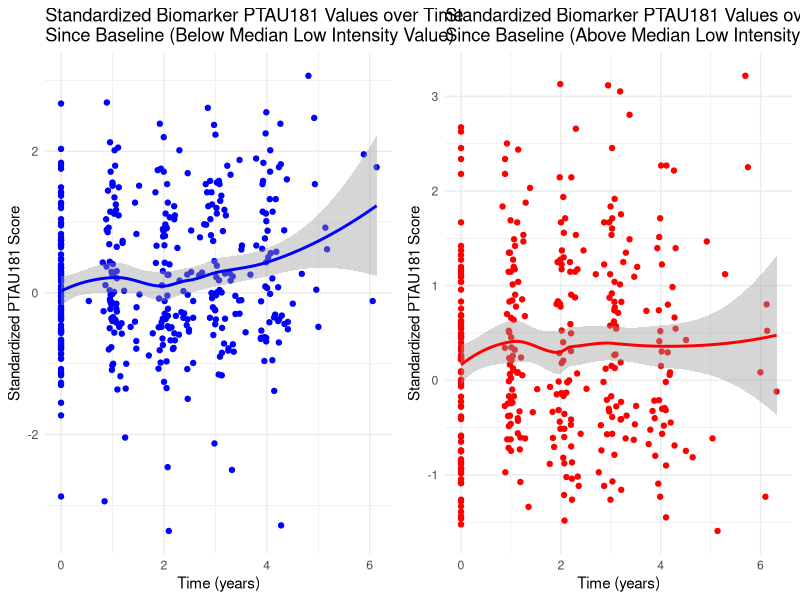
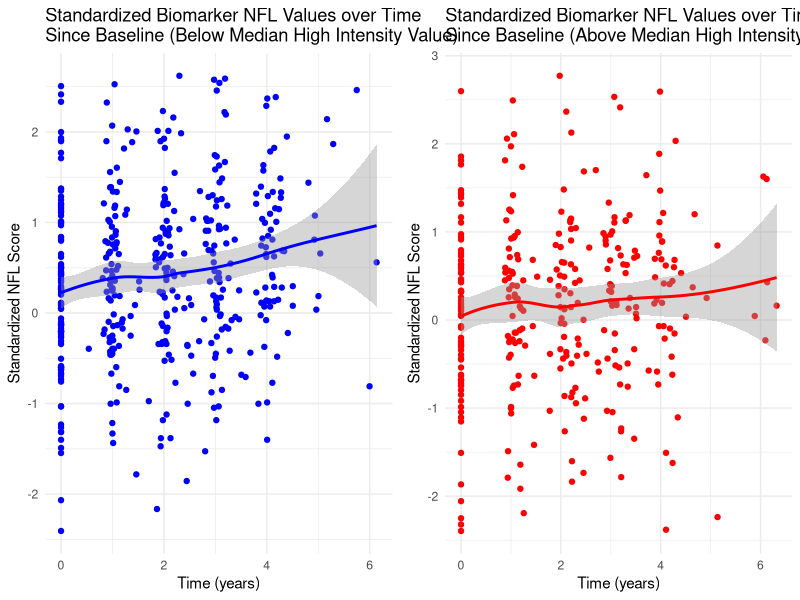
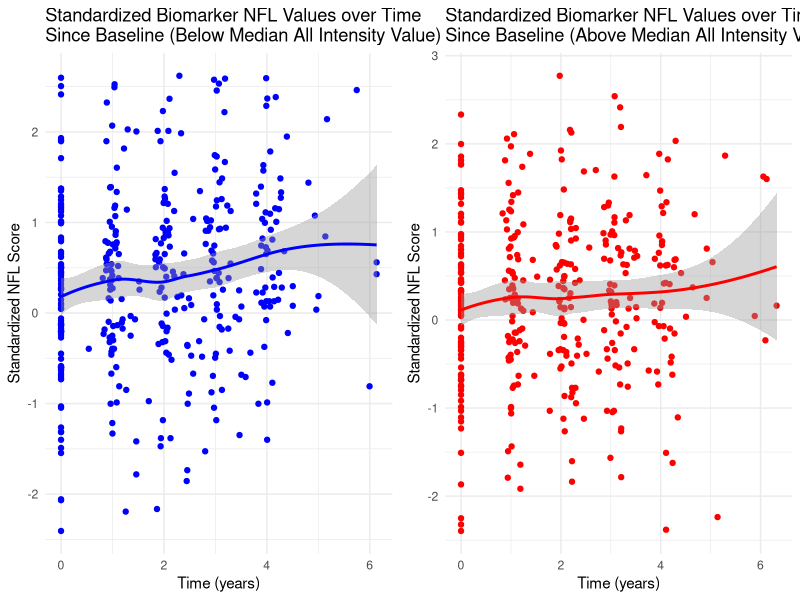

Reproduce these figures in R, in order.
## ---- chunk 1
knitr::opts_chunk$set(message = FALSE, warning = FALSE, comment = NA,
                      fig.align = "center", fig.height = 6, fig.width = 12)
library(readxl)
library(tidyverse)
library(mice)
library(knitr)
library(here)
library(kableExtra)
library(gridExtra)
library(ggplot2)
library(cowplot)
library(lmerTest) # mixed linear model
## ---- chunk 2
data_champs_clean <- read.csv(here("processed-data/CHAMPS_clean_data.csv"), 
                              row.names = 1, check.names = FALSE)

# only contain baseline info for each patient
# calculate follow up time 
data_champs_clean_bl <- data_champs_clean %>%
  group_by(SUBJECT_ID) %>%
  mutate(follow_up_time = max(AgeAtVisit) - Age_CHAMPS) %>%
  fill(follow_up_time, .direction = "downup") %>%
  mutate(n_ntk = n()) %>%
  slice_head(n = 1) %>%
  ungroup()

summary_stats <- data.frame(
  # Total number of participants
  N = nrow(data_champs_clean_bl),

  # Number with a diagnosis of MCI or dementia at last visit
  N_with_MCI_dementia = sum(data_champs_clean$fup_Dx == 1, na.rm = TRUE),
  
  # Number of participants with 'Subject_ID' ≥ 400
  N_participants_400 = sum(data_champs_clean_bl$SUBJECT_ID >= 400, na.rm = TRUE),
  
  # Mean (SD) Age_CHAMPS
  Mean_Age_CHAMPS = sprintf("%.2f (%.2f)", mean(data_champs_clean_bl$Age_CHAMPS, na.rm = TRUE), sd(data_champs_clean_bl$Age_CHAMPS, na.rm = TRUE)),
  
  # Range of Age_CHAMPS
  Range_Age_CHAMPS = sprintf("(%.2f, %.2f)", min(data_champs_clean_bl$Age_CHAMPS, na.rm = TRUE), max(data_champs_clean_bl$Age_CHAMPS, na.rm = TRUE)),
  
  # N (%) female sex
  N_female = sum(data_champs_clean_bl$Sex_F == 1, na.rm = TRUE),
  Percent_female = sprintf("%.2f%%", (sum(data_champs_clean_bl$Sex_F == 1, na.rm = TRUE) / nrow(data_champs_clean_bl)) * 100),
  
  # Mean (SD) years of education
  Mean_EDUC = sprintf("%.2f (%.2f)", mean(data_champs_clean_bl$EDUC, na.rm = TRUE), sd(data_champs_clean_bl$EDUC, na.rm = TRUE)),
  
  # N (%) White race
  N_white = sum(data_champs_clean_bl$Race_White == 1, na.rm = TRUE),
  Percent_white = sprintf("%.2f%%", (sum(data_champs_clean_bl$Race_White == 1, na.rm = TRUE) / nrow(data_champs_clean_bl)) * 100),
  
  # N (%) APOE4 carriers
  N_APOE4 = sum(data_champs_clean_bl$APOE4 == 1, na.rm = TRUE),
  Percent_APOE4 = sprintf("%.2f%%", (sum(data_champs_clean_bl$APOE4 == 1, na.rm = TRUE) / nrow(data_champs_clean_bl)) * 100),
  
  # Mean (SD) years of follow-up
  Mean_Followup = sprintf("%.2f (%.2f)", mean(data_champs_clean_bl$follow_up_time, na.rm = TRUE), sd(data_champs_clean_bl$follow_up_time, na.rm = TRUE)),
  
  # Range of years of follow-up
  Range_Followup = sprintf("(%.2f, %.2f)", min(data_champs_clean_bl$follow_up_time, na.rm = TRUE), max(data_champs_clean_bl$follow_up_time, na.rm = TRUE)),
  
  # Mean (SD) number of blood biomarker measures
  Mean_Biomarkers = sprintf("%.2f (%.2f)", mean(data_champs_clean_bl$n_ntk, na.rm = TRUE), sd(data_champs_clean_bl$n_ntk, na.rm = TRUE)),
  
  # Range of number of blood biomarker measures
  Range_Biomarkers = sprintf("(%.2f, %.2f)", min(data_champs_clean_bl$n_ntk, na.rm = TRUE), max(data_champs_clean_bl$n_ntk, na.rm = TRUE)),
  
  # Mean (SD) time (in years) 
  Mean_Time = sprintf("%.2f (%.2f)", mean(data_champs_clean_bl$Age_NTK_bl - data_champs_clean_bl$Age_CHAMPS, na.rm = TRUE), sd(data_champs_clean_bl$Age_NTK_bl - data_champs_clean_bl$Age_CHAMPS, na.rm = TRUE)),
  
  # Mean Range (min, max) time (in years) 
  Range_Time = sprintf("(%.2f, %.2f)", min(data_champs_clean_bl$Age_NTK_bl - data_champs_clean_bl$Age_CHAMPS, na.rm = TRUE), max(data_champs_clean_bl$Age_NTK_bl - data_champs_clean_bl$Age_CHAMPS, na.rm = TRUE)),
  
  # Mean (SD) LOW_INT_FREQ
  Mean_LOW_INT = sprintf("%.2f (%.2f)", mean(data_champs_clean_bl$LOW_INT_FREQ, na.rm = TRUE), sd(data_champs_clean_bl$LOW_INT_FREQ, na.rm = TRUE)),
  
  # Mean (SD) HI_INT_FREQ
  Mean_HI_INT = sprintf("%.2f (%.2f)", mean(data_champs_clean_bl$HIGH_INT_FREQ, na.rm = TRUE), sd(data_champs_clean_bl$HIGH_INT_FREQ, na.rm = TRUE)),
  
  # Mean (SD) ALL_INT_FREQ
  Mean_ALL_INT = sprintf("%.2f (%.2f)", mean(data_champs_clean_bl$ALL_INT_FREQ, na.rm = TRUE), sd(data_champs_clean_bl$ALL_INT_FREQ, na.rm = TRUE)),
  
  # Mean (SD) BMI
  Mean_BMI = sprintf("%.2f (%.2f)", mean(data_champs_clean_bl$BMI, na.rm = TRUE), sd(data_champs_clean_bl$BMI, na.rm = TRUE)),
  
  # Mean (SD) GFAP at baseline CHAMPS
  Mean_GFAP = sprintf("%.2f (%.2f)", mean(data_champs_clean_bl[data_champs_clean_bl$GFAP_outlier==0,]$GFAP, na.rm = TRUE), sd(data_champs_clean_bl[data_champs_clean_bl$GFAP_outlier==0,]$GFAP, na.rm = TRUE)),
  
  # Mean (SD) NFL at baseline CHAMPS
  Mean_NFL = sprintf("%.2f (%.2f)", mean(data_champs_clean_bl[data_champs_clean_bl$NFL_outlier==0,]$NFL, na.rm = TRUE), sd(data_champs_clean_bl[data_champs_clean_bl$NFL_outlier==0,]$NFL, na.rm = TRUE)),
  
  # Mean (SD) PTAU181 at baseline CHAMPS
  Mean_PTAU181 = sprintf("%.2f (%.2f)", mean(data_champs_clean_bl[data_champs_clean_bl$PTAU181_outlier==0,]$PTAU181, na.rm = TRUE), sd(data_champs_clean_bl[data_champs_clean_bl$PTAU181_outlier==0,]$PTAU181, na.rm = TRUE)),
  
  # Mean (SD) AB42AB40 at baseline CHAMPS
  Mean_AB42AB40 = sprintf("%.2f (%.2f)", mean(data_champs_clean_bl[data_champs_clean_bl$AB42AB40_outlier==0,]$AB42AB40, na.rm = TRUE), sd(data_champs_clean_bl[data_champs_clean_bl$AB42AB40_outlier==0,]$AB42AB40, na.rm = TRUE)),
  
  # Mean (SD) PTAU181_AB42AB40 at baseline CHAMPS
  Mean_PTAU181_AB42AB40 = sprintf("%.2f (%.2f)", mean(data_champs_clean_bl[data_champs_clean_bl$AB42AB40_outlier==0 & data_champs_clean_bl$PTAU181_outlier==0,]$PTAU181_AB42AB40, na.rm = TRUE), sd(data_champs_clean_bl[data_champs_clean_bl$AB42AB40_outlier==0 & data_champs_clean_bl$PTAU181_outlier==0,]$PTAU181_AB42AB40, na.rm = TRUE)),
  
  # Mean (SD) sTREM2 at baseline CHAMPS
  Mean_sTREM2 = sprintf("%.2f (%.2f)", mean(data_champs_clean_bl[data_champs_clean_bl$sTREM2_outlier==0,]$sTREM2, na.rm = TRUE), sd(data_champs_clean_bl[data_champs_clean_bl$sTREM2_outlier==0,]$sTREM2, na.rm = TRUE)),
  
  # Mean (SD) YKL40 at baseline CHAMPS
  Mean_YKL40 = sprintf("%.2f (%.2f)", mean(data_champs_clean_bl[data_champs_clean_bl$YKL40_outlier==0,]$YKL40, na.rm = TRUE), sd(data_champs_clean_bl[data_champs_clean_bl$YKL40_outlier==0,]$YKL40, na.rm = TRUE))
)
## ---- chunk 3
summary_stats <- as.data.frame(t(summary_stats))
summary_stats$Variable = c("N", 
                           "N with a diagnosis of MCI or dementia at last visit (‘fup_Dx’ = 1)",
                           "N participants with ‘Subject_ID’ ≥ 400 *",
                           "Mean (SD) Age_CHAMPS", 
                           "Range (min, max) Age_CHAMPS", 
                           "N female sex (‘Sex_F’ = 1)", 
                           "% female sex (‘Sex_F’ = 1)", 
                           "Mean (SD) years of education (‘EDUC’) ",
                           "N White race (‘Race_White’ = 1)", 
                           "% White race (‘Race_White’ = 1)", 
                           "N APOE4 carriers (‘APOE4’ = 1)",
                           "% APOE4 carriers (‘APOE4’ = 1)",
                           "Mean (SD) years of follow-up (baseline CHAMPS to last blood biomarker measure)",
                           "Range (min, max) years of follow-up (baseline CHAMPS to last blood biomarker measure)", 
                           "Mean (SD) number of blood biomarker measures over time", 
                           "Range (min, max) number of blood biomarker measures over time",
                           "Mean (SD) time (in years) between baseline CHAMPS and associated baseline blood biomarker measure",
                           "Range (min, max) time (in years) between baseline CHAMPS and associated baseline blood biomarker measure", 
                           "Mean (SD) LOW_INT_FREQ", 
                           "Mean (SD) HI_INT_FREQ",
                           "Mean (SD) ALL_INT_FREQ",
                           "Mean (SD) BMI", 
                           "Mean (SD) GFAP at baseline actigraphy", 
                           "Mean (SD) NFL at baseline actigraphy", 
                           "Mean (SD) PTAU181 at baseline actigraphy", 
                           "Mean (SD) AB42AB40 at baseline actigraphy", 
                           "Mean (SD) PTAU181_AB42AB40 at baseline actigraphy", 
                           "Mean (SD) sTREM2 at baseline actigraphy", 
                           "Mean (SD) YKL40 at baseline actigraphy"
)
colnames(summary_stats) = c("Participants in analyses", "")

summary_stats %>%
  kable(caption = "Descriptive Statistics for Participants Included in the CHAMPS Analyses")
## ---- chunk 4
model_vars = c("Age_CHAMPS_z", "bl_sex", "bl_APOE4", "bl_BMI_z", "bl_low_z", 
               "bl_high_z","bl_all_z","time")

# mutate baseline characteristics
data_champs_model <- data_champs_clean %>%
  mutate(time = AgeAtVisit - Age_CHAMPS) %>%
  arrange(SUBJECT_ID, VISITNO) %>%
  group_by(SUBJECT_ID) %>%
  mutate(bl_sex = ifelse(first_champs_visit == 1, Sex_F, NA),
         bl_APOE4 = ifelse(first_champs_visit == 1, APOE4, NA),
         bl_BMI = ifelse(first_champs_visit == 1, BMI, NA),
         bl_low = ifelse(first_champs_visit == 1, LOW_INT_FREQ, NA),
         bl_high = ifelse(first_champs_visit == 1, HIGH_INT_FREQ, NA),
         bl_all = ifelse(first_champs_visit == 1, ALL_INT_FREQ, NA)
         ) %>%
  # standardize continuous predictors
  mutate(bl_sex = as.factor(bl_sex),
         bl_APOE4 = as.factor(bl_APOE4),
         Age_CHAMPS_z = (Age_CHAMPS - mean(data_champs_clean_bl$Age_CHAMPS, na.rm = TRUE)) / sd(data_champs_clean_bl$Age_CHAMPS, na.rm = TRUE),
         bl_BMI_z = (bl_BMI - mean(data_champs_clean_bl$BMI, na.rm = TRUE)) / sd(data_champs_clean_bl$BMI, na.rm = TRUE),
         bl_low_z = (bl_low - mean(data_champs_clean_bl$LOW_INT_FREQ, na.rm = TRUE)) / sd(data_champs_clean_bl$LOW_INT_FREQ, na.rm = TRUE),
         bl_high_z = (bl_high - mean(data_champs_clean_bl$HIGH_INT_FREQ, na.rm = TRUE)) / sd(data_champs_clean_bl$HIGH_INT_FREQ, na.rm = TRUE),
         bl_all_z = (bl_all - mean(data_champs_clean_bl$ALL_INT_FREQ, na.rm = TRUE)) / sd(data_champs_clean_bl$ALL_INT_FREQ, na.rm = TRUE)
         ) %>%
  fill(bl_sex, .direction = "down") %>%
  fill(bl_APOE4, .direction = "down") %>%
  fill(Age_CHAMPS_z, .direction = "down") %>%
  fill(bl_BMI_z, .direction = "down") %>%
  fill(bl_low_z, .direction = "down") %>%
  fill(bl_high_z, .direction = "down") %>%
  fill(bl_all_z, .direction = "down") 
# 9 rows missing BMI

data_champs_GFAP <- data_champs_model %>%
  select(c(SUBJECT_ID, model_vars, 
           GFAP_zscore, GFAP_outlier)) %>%
  filter(GFAP_outlier == 0) %>%
  select(-c(GFAP_outlier))

data_champs_NFL <- data_champs_model %>%
  select(c(SUBJECT_ID, model_vars, 
           NFL_zscore, NFL_outlier)) %>%
  filter(NFL_outlier == 0) %>%
  select(-c(NFL_outlier))

data_champs_PTAU181 <- data_champs_model %>%
  select(c(SUBJECT_ID, model_vars, 
           PTAU181_zscore, PTAU181_outlier)) %>%
  filter(PTAU181_outlier == 0) %>%
  select(-c(PTAU181_outlier))

data_champs_AB42AB40 <- data_champs_model %>%
  select(c(SUBJECT_ID, model_vars, 
           AB42AB40_zscore, AB42AB40_outlier)) %>%
  filter(AB42AB40_outlier == 0) %>%
  select(-c(AB42AB40_outlier))

data_champs_sTREM2 <- data_champs_model %>%
  select(c(SUBJECT_ID, model_vars, 
           sTREM2_zscore, sTREM2_outlier)) %>%
  filter(sTREM2_outlier == 0) %>%
  select(-c(sTREM2_outlier))

data_champs_YKL40 <- data_champs_model %>%
  select(c(SUBJECT_ID, model_vars, 
           YKL40_zscore, YKL40_outlier)) %>%
  filter(YKL40_outlier == 0) %>%
  select(-c(YKL40_outlier))
## ---- chunk 5
model_GFAP_low <- lmerTest::lmer(GFAP_zscore ~ time * (Age_CHAMPS_z + bl_sex + bl_APOE4 + bl_BMI_z + bl_low_z) + (1 + time | SUBJECT_ID), data = data_champs_GFAP)
summary(model_GFAP_low)
## ---- chunk 6
model_NFL_low <- lmerTest::lmer(NFL_zscore ~ time * (Age_CHAMPS_z + bl_sex + bl_APOE4 + bl_BMI_z + bl_low_z) + (1 + time | SUBJECT_ID), data = data_champs_NFL)
summary(model_NFL_low)
## ---- chunk 7
model_PTAU181_low <- lmerTest::lmer(PTAU181_zscore ~ time * (Age_CHAMPS_z + bl_sex + bl_APOE4 + bl_BMI_z + bl_low_z) + (1 + time | SUBJECT_ID), data = data_champs_PTAU181)
summary(model_PTAU181_low)
## ---- chunk 8
median_int <- median(data_champs_PTAU181$bl_low_z, na.rm = TRUE)

data_champs_PTAU181$int_group <- ifelse(data_champs_PTAU181$bl_low_z > median_int, "Above Median", "Below Median")

plot_below <- ggplot(data_champs_PTAU181[data_champs_PTAU181$int_group == "Below Median",], aes(x = time, y = PTAU181_zscore)) +
  geom_point(color = "blue") +
  geom_smooth(color = "blue") +
  labs(title = "Standardized Biomarker PTAU181 Values over Time \nSince Baseline (Below Median Low Intensity Value)",
       x = "Time (years)",
       y = "Standardized PTAU181 Score") +
  theme_minimal()

plot_above <- ggplot(data_champs_PTAU181[data_champs_PTAU181$int_group == "Above Median",], aes(x = time, y = PTAU181_zscore)) +
  geom_point(color = "red") +
  geom_smooth(color = "red") +
  labs(title = "Standardized Biomarker PTAU181 Values over Time \nSince Baseline (Above Median Low Intensity Value)",
       x = "Time (years)",
       y = "Standardized PTAU181 Score") +
  theme_minimal()
grid.arrange(plot_below, plot_above, ncol = 2)
## ---- chunk 9
model_AB42AB40_low <- lmerTest::lmer(AB42AB40_zscore ~ time * (Age_CHAMPS_z + bl_sex + bl_APOE4 + bl_BMI_z + bl_low_z) + (1 + time | SUBJECT_ID), data = data_champs_AB42AB40)
summary(model_AB42AB40_low)
## ---- chunk 10
model_sTREM2_low <- lmerTest::lmer(sTREM2_zscore ~ time * (Age_CHAMPS_z + bl_sex + bl_APOE4 + bl_BMI_z + bl_low_z) + (1 + time | SUBJECT_ID), data = data_champs_sTREM2)
summary(model_sTREM2_low)
## ---- chunk 11
model_YKL40_low <- lmerTest::lmer(YKL40_zscore ~ time * (Age_CHAMPS_z + bl_sex + bl_APOE4 + bl_BMI_z + bl_low_z) + (1 + time | SUBJECT_ID), data = data_champs_YKL40)
summary(model_YKL40_low)
## ---- chunk 12
model_GFAP_high <- lmerTest::lmer(GFAP_zscore ~ time * (Age_CHAMPS_z + bl_sex + bl_APOE4 + bl_BMI_z + bl_high_z) + (1 + time | SUBJECT_ID), data = data_champs_GFAP)
summary(model_GFAP_high)
## ---- chunk 13
model_NFL_high <- lmerTest::lmer(NFL_zscore ~ time * (Age_CHAMPS_z + bl_sex + bl_APOE4 + bl_BMI_z + bl_high_z) + (1 + time | SUBJECT_ID), data = data_champs_NFL)
summary(model_NFL_high)
## ---- chunk 14
median_int <- median(data_champs_NFL$bl_high_z, na.rm = TRUE)

data_champs_NFL$int_group <- ifelse(data_champs_NFL$bl_high_z > median_int, "Above Median", "Below Median")

plot_below <- ggplot(data_champs_NFL[data_champs_NFL$int_group == "Below Median",], aes(x = time, y = NFL_zscore)) +
  geom_point(color = "blue") +
  geom_smooth(color = "blue") +
  labs(title = "Standardized Biomarker NFL Values over Time \nSince Baseline (Below Median High Intensity Value)",
       x = "Time (years)",
       y = "Standardized NFL Score") +
  theme_minimal()

plot_above <- ggplot(data_champs_NFL[data_champs_NFL$int_group == "Above Median",], aes(x = time, y = NFL_zscore)) +
  geom_point(color = "red") +
  geom_smooth(color = "red") +
  labs(title = "Standardized Biomarker NFL Values over Time \nSince Baseline (Above Median High Intensity Value)",
       x = "Time (years)",
       y = "Standardized NFL Score") +
  theme_minimal()
grid.arrange(plot_below, plot_above, ncol = 2)
## ---- chunk 15
model_PTAU181_high <- lmerTest::lmer(PTAU181_zscore ~ time * (Age_CHAMPS_z + bl_sex + bl_APOE4 + bl_BMI_z + bl_high_z) + (1 + time | SUBJECT_ID), data = data_champs_PTAU181)
summary(model_PTAU181_high)
## ---- chunk 16
model_AB42AB40_high <- lmerTest::lmer(AB42AB40_zscore ~ time * (Age_CHAMPS_z + bl_sex + bl_APOE4 + bl_BMI_z + bl_high_z) + (1 + time | SUBJECT_ID), data = data_champs_AB42AB40)
summary(model_AB42AB40_high)
## ---- chunk 17
model_sTREM2_high <- lmerTest::lmer(sTREM2_zscore ~ time * (Age_CHAMPS_z + bl_sex + bl_APOE4 + bl_BMI_z + bl_high_z) + (1 + time | SUBJECT_ID), data = data_champs_sTREM2)
summary(model_sTREM2_high)
## ---- chunk 18
model_YKL40_high <- lmerTest::lmer(YKL40_zscore ~ time * (Age_CHAMPS_z + bl_sex + bl_APOE4 + bl_BMI_z+ bl_high_z) + (1 + time | SUBJECT_ID), data = data_champs_YKL40)
summary(model_YKL40_high)
## ---- chunk 19
model_GFAP_all <- lmerTest::lmer(GFAP_zscore ~ time * (Age_CHAMPS_z + bl_sex + bl_APOE4 + bl_BMI_z + bl_all_z) + (1 + time | SUBJECT_ID), data = data_champs_GFAP)
summary(model_GFAP_all)
## ---- chunk 20
model_NFL_all <- lmerTest::lmer(NFL_zscore ~ time * (Age_CHAMPS_z + bl_sex + bl_APOE4 + bl_BMI_z + bl_all_z) + (1 + time | SUBJECT_ID), data = data_champs_NFL)
summary(model_NFL_all)
## ---- chunk 21
median_int <- median(data_champs_NFL$bl_all_z, na.rm = TRUE)

data_champs_NFL$int_group <- ifelse(data_champs_NFL$bl_all_z > median_int, "Above Median", "Below Median")

plot_below <- ggplot(data_champs_NFL[data_champs_NFL$int_group == "Below Median",], aes(x = time, y = NFL_zscore)) +
  geom_point(color = "blue") +
  geom_smooth(color = "blue") +
  labs(title = "Standardized Biomarker NFL Values over Time \nSince Baseline (Below Median All Intensity Value)",
       x = "Time (years)",
       y = "Standardized NFL Score") +
  theme_minimal()

plot_above <- ggplot(data_champs_NFL[data_champs_NFL$int_group == "Above Median",], aes(x = time, y = NFL_zscore)) +
  geom_point(color = "red") +
  geom_smooth(color = "red") +
  labs(title = "Standardized Biomarker NFL Values over Time \nSince Baseline (Above Median All Intensity Value)",
       x = "Time (years)",
       y = "Standardized NFL Score") +
  theme_minimal()
grid.arrange(plot_below, plot_above, ncol = 2)
## ---- chunk 22
model_PTAU181_all <- lmerTest::lmer(PTAU181_zscore ~ time * (Age_CHAMPS_z + bl_sex + bl_APOE4 + bl_BMI_z + bl_all_z) + (1 + time | SUBJECT_ID), data = data_champs_PTAU181)
summary(model_PTAU181_all)
## ---- chunk 23
model_AB42AB40_all <- lmerTest::lmer(AB42AB40_zscore ~ time * (Age_CHAMPS_z + bl_sex + bl_APOE4 + bl_BMI_z + bl_all_z) + (1 + time | SUBJECT_ID), data = data_champs_AB42AB40)
summary(model_AB42AB40_all)
## ---- chunk 24
model_sTREM2_all <- lmerTest::lmer(sTREM2_zscore ~ time * (Age_CHAMPS_z + bl_sex + bl_APOE4 + bl_BMI_z + bl_all_z) + (1 + time | SUBJECT_ID), data = data_champs_sTREM2)
summary(model_sTREM2_all)
## ---- chunk 25
model_YKL40_all <- lmerTest::lmer(YKL40_zscore ~ time * (Age_CHAMPS_z + bl_sex + bl_APOE4 + bl_BMI_z + bl_all_z) + (1 + time | SUBJECT_ID), data = data_champs_YKL40)
summary(model_YKL40_all)
